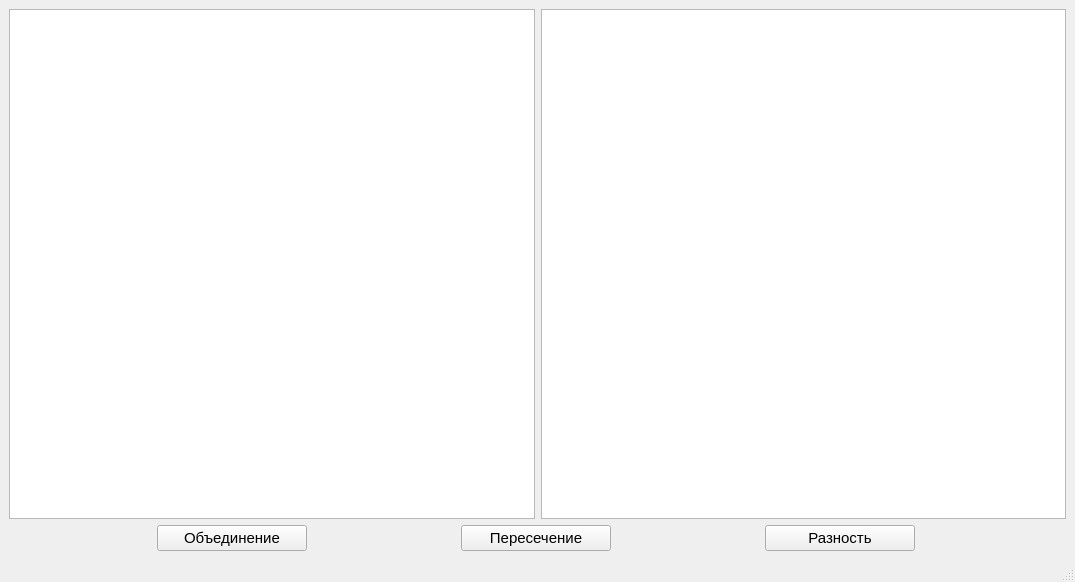
<?xml version="1.0" encoding="UTF-8"?>
<ui version="4.0">
 <class>MainWindow</class>
 <widget class="QMainWindow" name="MainWindow">
  <property name="geometry">
   <rect>
    <x>0</x>
    <y>0</y>
    <width>1075</width>
    <height>582</height>
   </rect>
  </property>
  <property name="windowTitle">
   <string>MainWindow</string>
  </property>
  <widget class="QWidget" name="centralwidget">
   <layout class="QGridLayout" name="gridLayout">
    <item row="0" column="0">
     <layout class="QHBoxLayout" name="horizontalLayout_2">
      <item>
       <widget class="QTableView" name="tableView_1">
        <property name="sizePolicy">
         <sizepolicy hsizetype="Expanding" vsizetype="Expanding">
          <horstretch>0</horstretch>
          <verstretch>0</verstretch>
         </sizepolicy>
        </property>
        <property name="sizeIncrement">
         <size>
          <width>0</width>
          <height>0</height>
         </size>
        </property>
        <property name="styleSheet">
         <string notr="true"/>
        </property>
       </widget>
      </item>
      <item>
       <widget class="QTableView" name="tableView_2">
        <property name="styleSheet">
         <string notr="true"/>
        </property>
       </widget>
      </item>
     </layout>
    </item>
    <item row="1" column="0">
     <layout class="QHBoxLayout" name="horizontalLayout">
      <item>
       <widget class="QPushButton" name="push_btn_union">
        <property name="maximumSize">
         <size>
          <width>150</width>
          <height>50</height>
         </size>
        </property>
        <property name="font">
         <font>
          <family>Segoe UI</family>
          <pointsize>11</pointsize>
          <bold>false</bold>
         </font>
        </property>
        <property name="cursor">
         <cursorShape>PointingHandCursor</cursorShape>
        </property>
        <property name="text">
         <string>Объединение</string>
        </property>
       </widget>
      </item>
      <item>
       <widget class="QPushButton" name="push_btn_intersection">
        <property name="maximumSize">
         <size>
          <width>150</width>
          <height>50</height>
         </size>
        </property>
        <property name="font">
         <font>
          <pointsize>11</pointsize>
          <bold>false</bold>
         </font>
        </property>
        <property name="cursor">
         <cursorShape>PointingHandCursor</cursorShape>
        </property>
        <property name="text">
         <string>Пересечение</string>
        </property>
       </widget>
      </item>
      <item>
       <widget class="QPushButton" name="push_btn_difference">
        <property name="maximumSize">
         <size>
          <width>150</width>
          <height>50</height>
         </size>
        </property>
        <property name="font">
         <font>
          <family>Segoe UI</family>
          <pointsize>11</pointsize>
          <bold>false</bold>
          <kerning>true</kerning>
         </font>
        </property>
        <property name="cursor">
         <cursorShape>PointingHandCursor</cursorShape>
        </property>
        <property name="text">
         <string>Разность</string>
        </property>
       </widget>
      </item>
     </layout>
    </item>
   </layout>
  </widget>
  <widget class="QMenuBar" name="menubar">
   <property name="geometry">
    <rect>
     <x>0</x>
     <y>0</y>
     <width>1075</width>
     <height>25</height>
    </rect>
   </property>
  </widget>
  <widget class="QStatusBar" name="statusbar"/>
 </widget>
 <resources/>
 <connections/>
</ui>
